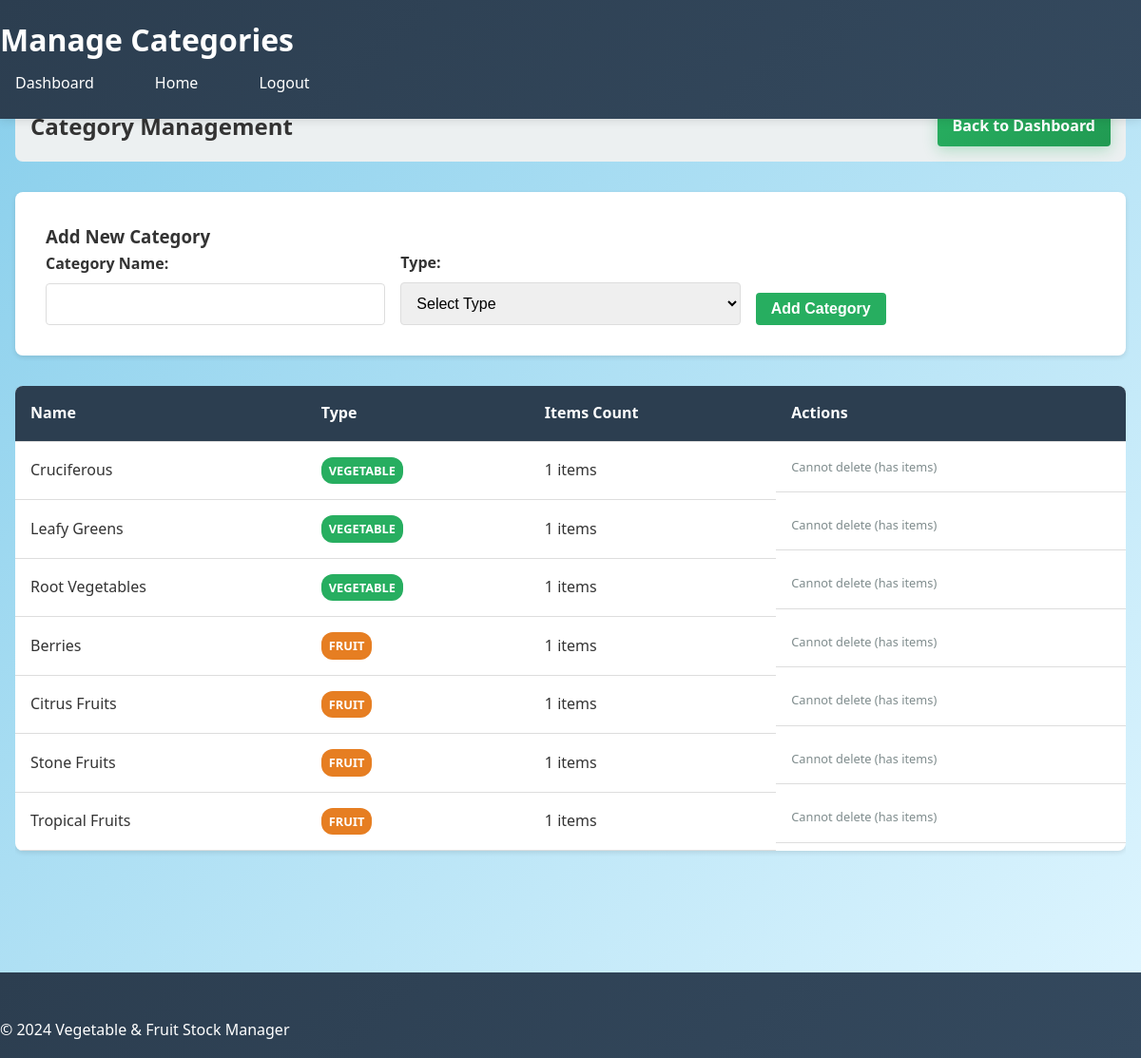
The app's page /admin/categories.php (signed in) with its own data.
### tables this page shows
CREATE TABLE IF NOT EXISTS categories (
    id INT PRIMARY KEY AUTO_INCREMENT,
    name VARCHAR(100) NOT NULL,
    type ENUM('vegetable', 'fruit') NOT NULL,
    created_at TIMESTAMP DEFAULT CURRENT_TIMESTAMP
);

### admin/categories.php (the view, shortened to what this page needs)
<?php
$conn = getDBConnection();
$query = "SELECT c.*, COUNT(i.id) as item_count FROM categories c LEFT JOIN items i ON c.id = i.category_id GROUP BY c.id ORDER BY c.type, c.name";
$result = $conn->query($query);
$categories = $result->fetch_all(MYSQLI_ASSOC);
?>
<!DOCTYPE html>
<html lang="en">
<head>
    <link rel="stylesheet" href="../assets/css/style.css">
</head>
<body>
    <header>
        <h1>Manage Categories</h1>
        <nav>
            <a href="dashboard.php">Dashboard</a>
            <a href="../index.php">Home</a>
            <a href="dashboard.php?logout=1">Logout</a>
        </nav>
    </header>
    <main>
        <div class="dashboard-header">
            <h2>Category Management</h2>
            <a href="dashboard.php" class="btn btn-primary">Back to Dashboard</a>
        </div>
        <div class="add-category-form">
            <h3>Add New Category</h3>
            <form method="POST">
                <div class="form-row">
                    <div class="form-group">
                        <label for="name">Category Name:</label>
                        <input type="text" id="name" name="name" required>
                    </div>
                    <div class="form-group">
                        <label for="type">Type:</label>
                        <select id="type" name="type" required>
                            <option value="">Select Type</option>
                        </select>
                    </div>
                    <div class="form-group">
                        <button type="submit" class="btn btn-success">Add Category</button>
                    </div>
                </div>
            </form>
        </div>
        <div style="overflow-x: auto;">
            <table class="category-table">
                <thead>
                    <tr>
                        <th>Name</th>
                        <th>Type</th>
                        <th>Items Count</th>
                        <th>Actions</th>
                    </tr>
                </thead>
                <tbody>
                    <?php foreach ($categories as $category): ?>
                        <tr>
                            <td><?php echo htmlspecialchars($category['name']); ?></td>
                            <td>
                                <span class="category-badge category-<?php echo $category['type']; ?>">
                                    <?php echo ucfirst($category['type']); ?>
                                </span>
                            </td>
                            <td><?php echo $category['item_count']; ?> items</td>
                            <td class="actions">
                                <?php if ($category['item_count'] == 0): ?>
                                    <a href="?delete=<?php echo $category['id']; ?>" class="btn btn-danger btn-sm"
                                       onclick="return confirm('Are you sure you want to delete this category?')">Delete</a>
                                <?php else: ?>
                                    <span style="color: #7f8c8d; font-size: 0.8rem;">Cannot delete (has items)</span>
                                <?php endif; ?>
                            </td>
                        </tr>
                    <?php endforeach; ?>
                </tbody>
            </table>
        </div>
    </main>
    <footer>
        <p>&copy; 2024 Vegetable & Fruit Stock Manager</p>
    </footer>
</body>
</html>

### assets/css/style.css (style rules this page uses)
* { margin: 0; padding: 0; box-sizing: border-box; }
body { font-family: 'Segoe UI', Tahoma, Geneva, Verdana, sans-serif; line-height: 1.6; color: #333; background: linear-gradient(135deg, #87CEEB 0%, #E0F6FF 100%); min-height: 100vh; }
header { background: linear-gradient(135deg, #2c3e50 0%, #34495e 100%); color: white; padding: 1rem 0; box-shadow: 0 2px 10px rgba(0,0,0,0.1); position: fixed; width: 100%; top: 0; z-index: 1000; }
nav { display: flex; align-items: center; gap: 2rem; }
nav a { color: white; text-decoration: none; padding: 0.5rem 1rem; border-radius: 25px; transition: all 0.3s ease; font-weight: 500; }
main { max-width: 1200px; margin: 0 auto; padding: 6rem 1rem 2rem; }
.btn { display: inline-block; padding: 0.75rem 2rem; border-radius: 25px; text-decoration: none; font-weight: 600; transition: all 0.3s ease; cursor: pointer; border: none; font-size: 1rem; }
.btn-primary { background: linear-gradient(135deg, #27ae60 0%, #219a52 100%); color: white; box-shadow: 0 4px 15px rgba(39, 174, 96, 0.3); }
footer { background: linear-gradient(135deg, #2c3e50 0%, #34495e 100%); color: white; padding: 3rem 0 1rem; margin-top: 4rem; }

### admin/categories.php (style rules this page uses)
.dashboard-header { display: flex; justify-content: space-between; align-items: center; margin-bottom: 2rem; padding: 1rem; background-color: #ecf0f1; border-radius: 8px; }
.dashboard-header h2 { margin: 0; }
.btn { padding: 0.5rem 1rem; border: none; border-radius: 4px; cursor: pointer; text-decoration: none; display: inline-block; transition: background-color 0.3s; }
.btn-primary { background-color: #3498db; color: white; }
.btn-success { background-color: #27ae60; color: white; }
.category-table { width: 100%; border-collapse: collapse; background-color: white; box-shadow: 0 2px 5px rgba(0,0,0,0.1); border-radius: 8px; overflow: hidden; margin-bottom: 2rem; }
.category-table th, .category-table td { padding: 1rem; text-align: left; border-bottom: 1px solid #ddd; }
.category-table th { background-color: #2c3e50; color: white; }
.category-badge { display: inline-block; padding: 0.25rem 0.5rem; border-radius: 12px; font-size: 0.8rem; font-weight: bold; text-transform: uppercase; }
.category-vegetable { background-color: #27ae60; color: white; }
.category-fruit { background-color: #e67e22; color: white; }
.actions { display: flex; gap: 0.5rem; }
.add-category-form { background-color: white; padding: 2rem; border-radius: 8px; box-shadow: 0 2px 5px rgba(0,0,0,0.1); margin-bottom: 2rem; }
.form-row { display: flex; gap: 1rem; align-items: end; }
.form-group { flex: 1; }
label { display: block; margin-bottom: 0.5rem; font-weight: bold; }
input[type="text"], select { width: 100%; padding: 0.75rem; border: 1px solid #ddd; border-radius: 4px; font-size: 1rem; }

### records on screen
categories: name "Cruciferous", type "VEGETABLE", item_count "1"
categories: name "Leafy Greens", type "VEGETABLE", item_count "1"
categories: name "Root Vegetables", type "VEGETABLE", item_count "1"
categories: name "Berries", type "FRUIT", item_count "1"
categories: name "Citrus Fruits", type "FRUIT", item_count "1"
categories: name "Stone Fruits", type "FRUIT", item_count "1"
categories: name "Tropical Fruits", type "FRUIT", item_count "1"
